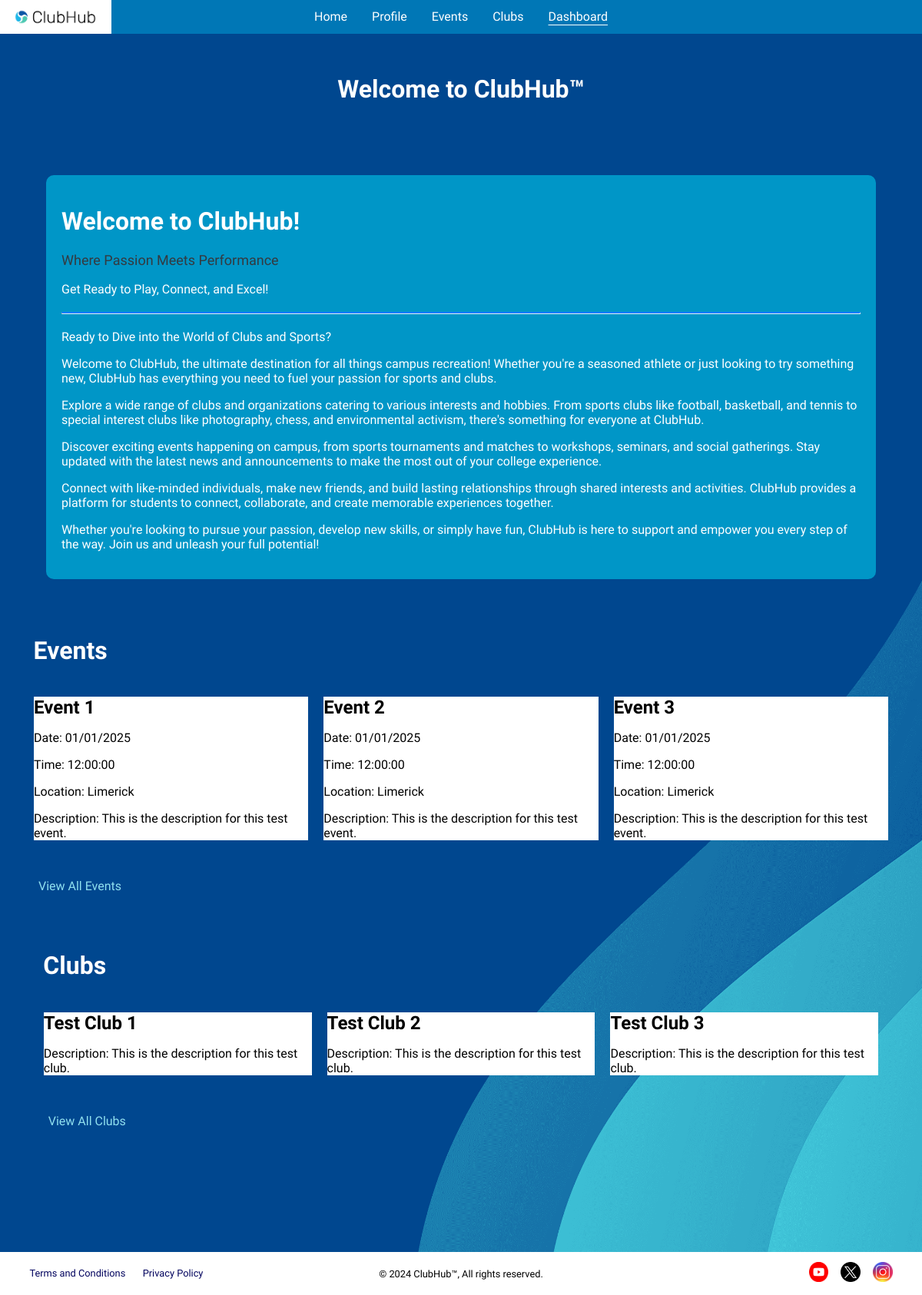
The app's page /student-dashboard (signed in), older data.
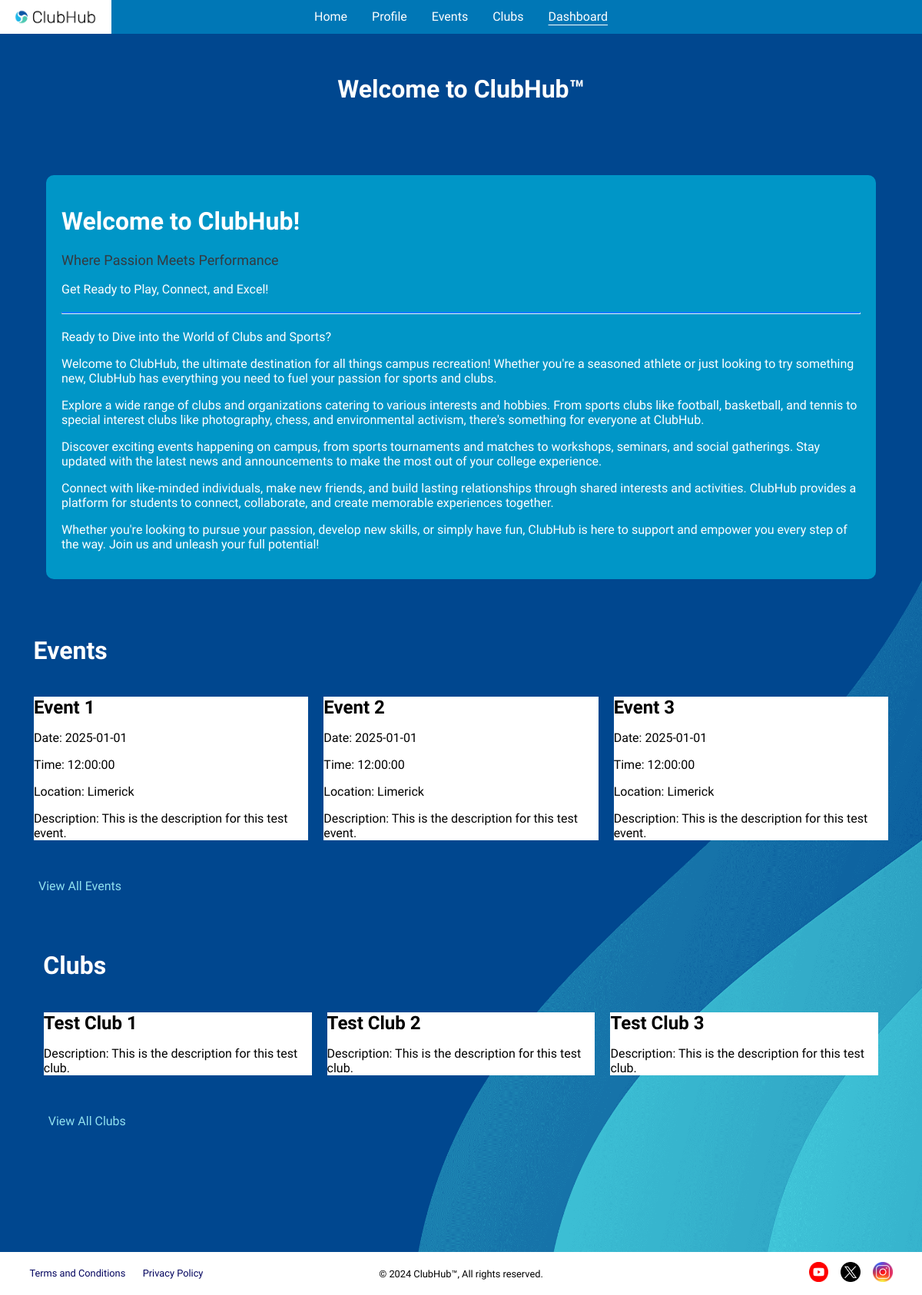
The same page, newer data.
### tables this page shows
CREATE TABLE events (
    event_id            INTEGER         NOT NULL,
    club_id             INTEGER         NOT NULL,
    event_name          TEXT            NOT NULL,
    event_description   TEXT            NOT NULL,
    venue               TEXT            NOT NULL,
    date                TEXT            NOT NULL,
    time                TEXT            NOT NULL,
    created             DATETIME        NOT NULL DEFAULT CURRENT_TIMESTAMP,
    updated             DATETIME        NOT NULL DEFAULT CURRENT_TIMESTAMP,
    -----------------------------------------------------------------------
    PRIMARY KEY (event_id),
    FOREIGN KEY (club_id) REFERENCES clubs(club_id)
);

### application/blueprints/student.py (the view)
@student.route("/student-dashboard")
def go_student():
    invalid = validate_student_perms(endpoint="/student-main")
    if invalid:
        return invalid
    return render_template(
        "html/student/student-main.html",
        events_data=get_all_events(),
        club_data=get_all_clubs()
    )

### application/__init__.py (called while the page is built)
@app.teardown_appcontext
def close_connection(_exception) -> None:
    db: Connection = getattr(g, "_database", None)
    if db is not None:
        db.close()

### application/util/authentication/page_access.py (called while the page is built)
def validate_access_perms(user_type: str, endpoint: str) -> str | None:
    if "user" not in session:
        error(errtype=Error.RESTRICTED_PAGE_LOGGED_OUT, endpoint=endpoint)
        return render_template("html/misc/home.html")
    current_user_type: str = session["user-type"]
    if current_user_type != user_type:
        errtype: Error = Error[f"RESTRICTED_PAGE_{user_type}"]
        error(errtype=errtype, endpoint=endpoint, user_type=current_user_type)
        return render_template("html/misc/home.html")
    return None

### application/util/db_functions/__init__.py (called while the page is built)
def get_db() -> Connection:
    db: Connection | None = getattr(g, "_database", None)
    if db is None:
        db: Connection = connect(DB_PATH)
        db.row_factory = Row
        g._database = db
    return db

### application/util/db_functions/clubs.py (called while the page is built)
def get_all_clubs() -> list[Row] | None:
    return query_db(
        """
            SELECT
                club_id,
                club_name,
                club_description
            FROM clubs;
        """
    )

### application/templates/html/student/student-main.html
{% extends "html/base/base.html" %}
{% block links %}
    <link rel="stylesheet" href="../../../static/css/student-main.css">
{% endblock %}
{% block header %}
    <header>
        <h1>Welcome to ClubHub™</h1>
    </header>
{% endblock %}
{% block content %}
    <div class="jumbotron first text-center">
        <h1 class="display-4">Welcome to ClubHub!</h1>
        <p class="lead">Where Passion Meets Performance</p>
        <p>Get Ready to Play, Connect, and Excel!</p>
        <hr class="my-4">
        <p>Ready to Dive into the World of Clubs and Sports?</p>
        <p>Welcome to ClubHub, the ultimate destination for all things campus recreation! Whether you're a seasoned athlete or just looking to try something new, ClubHub has everything you need to fuel your passion for sports and clubs.</p>
        <p>Explore a wide range of clubs and organizations catering to various interests and hobbies. From sports clubs like football, basketball, and tennis to special interest clubs like photography, chess, and environmental activism, there's something for everyone at ClubHub.</p>
        <p>Discover exciting events happening on campus, from sports tournaments and matches to workshops, seminars, and social gatherings. Stay updated with the latest news and announcements to make the most out of your college experience.</p>
        <p>Connect with like-minded individuals, make new friends, and build lasting relationships through shared interests and activities. ClubHub provides a platform for students to connect, collaborate, and create memorable experiences together.</p>
        <p>Whether you're looking to pursue your passion, develop new skills, or simply have fun, ClubHub is here to support and empower you every step of the way. Join us and unleash your full potential!</p>
    </div>
    <div class="row divywivy">
        <div class="col-sm-12">
            <h1 class="display-4 text-center">Events</h1>
            <div class="row">
                {% for event in events_data %}
                    {% if loop.index <= 3 %}
                        <div class="col-sm-4">
                            <div class="jumbotron ce">
                                <h2>{{ event['event_name'] }}</h2>
                                <p>Date: {{ event['date'] }}</p>
                                <p>Time: {{ event['time'] }}</p>
                                <p>Location: {{ event['venue'] }}</p>
                                <p>Description: {{ event['event_description'] }}</p>
                            </div>
                        </div>
                    {% endif %}
                {% endfor %}
            </div>
            <div class="text-center">
                <a href="/events" class="underlined-link underlined-link-regular btn btn-primary">View All Events</a>
            </div>
        </div>
    </div>
    <div class="row divywivy">
        <div class="col-sm-12">
            <h1 class="display-4 text-center">Clubs</h1>
            <div class="row">
                {% for club in club_data %}
                    {% if loop.index <= 3 %}
                        <div class="col-sm-4">
                            <div class="jumbotron ce">
                                <h2>{{ club['club_name'] }}</h2>
                                <p>Description: {{ club['club_description'] }}</p>
                            </div>
                        </div>
                    {% endif %}
                {% endfor %}
            </div>
            <div class="text-center">
                <a href="/clubs" class="underlined-link underlined-link-regular btn btn-primary">View All Clubs</a>
            </div>
        </div>
    </div>
{% endblock %}

Row changes from the older to the newer data that the page shows:
changed events "Event 1": date "01/01/2025" → "2025-01-01"
changed events "Event 2": date "01/01/2025" → "2025-01-01"
changed events "Event 3": date "01/01/2025" → "2025-01-01"
